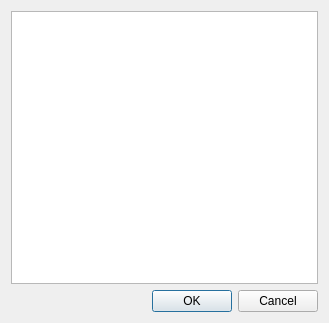
<?xml version="1.0" encoding="UTF-8"?>
<ui version="4.0">
 <class>ItemPropertiesDialog</class>
 <widget class="QDialog" name="ItemPropertiesDialog">
  <property name="geometry">
   <rect>
    <x>0</x>
    <y>0</y>
    <width>329</width>
    <height>323</height>
   </rect>
  </property>
  <property name="windowTitle">
   <string>Dialog</string>
  </property>
  <layout class="QVBoxLayout" name="verticalLayout">
   <item>
    <widget class="QTableView" name="propertiesTable"/>
   </item>
   <item>
    <widget class="QDialogButtonBox" name="buttonBox">
     <property name="orientation">
      <enum>Qt::Horizontal</enum>
     </property>
     <property name="standardButtons">
      <set>QDialogButtonBox::Cancel|QDialogButtonBox::Ok</set>
     </property>
    </widget>
   </item>
  </layout>
 </widget>
 <resources/>
 <connections>
  <connection>
   <sender>buttonBox</sender>
   <signal>accepted()</signal>
   <receiver>ItemPropertiesDialog</receiver>
   <slot>accept()</slot>
   <hints>
    <hint type="sourcelabel">
     <x>248</x>
     <y>254</y>
    </hint>
    <hint type="destinationlabel">
     <x>157</x>
     <y>274</y>
    </hint>
   </hints>
  </connection>
  <connection>
   <sender>buttonBox</sender>
   <signal>rejected()</signal>
   <receiver>ItemPropertiesDialog</receiver>
   <slot>reject()</slot>
   <hints>
    <hint type="sourcelabel">
     <x>316</x>
     <y>260</y>
    </hint>
    <hint type="destinationlabel">
     <x>286</x>
     <y>274</y>
    </hint>
   </hints>
  </connection>
 </connections>
</ui>
